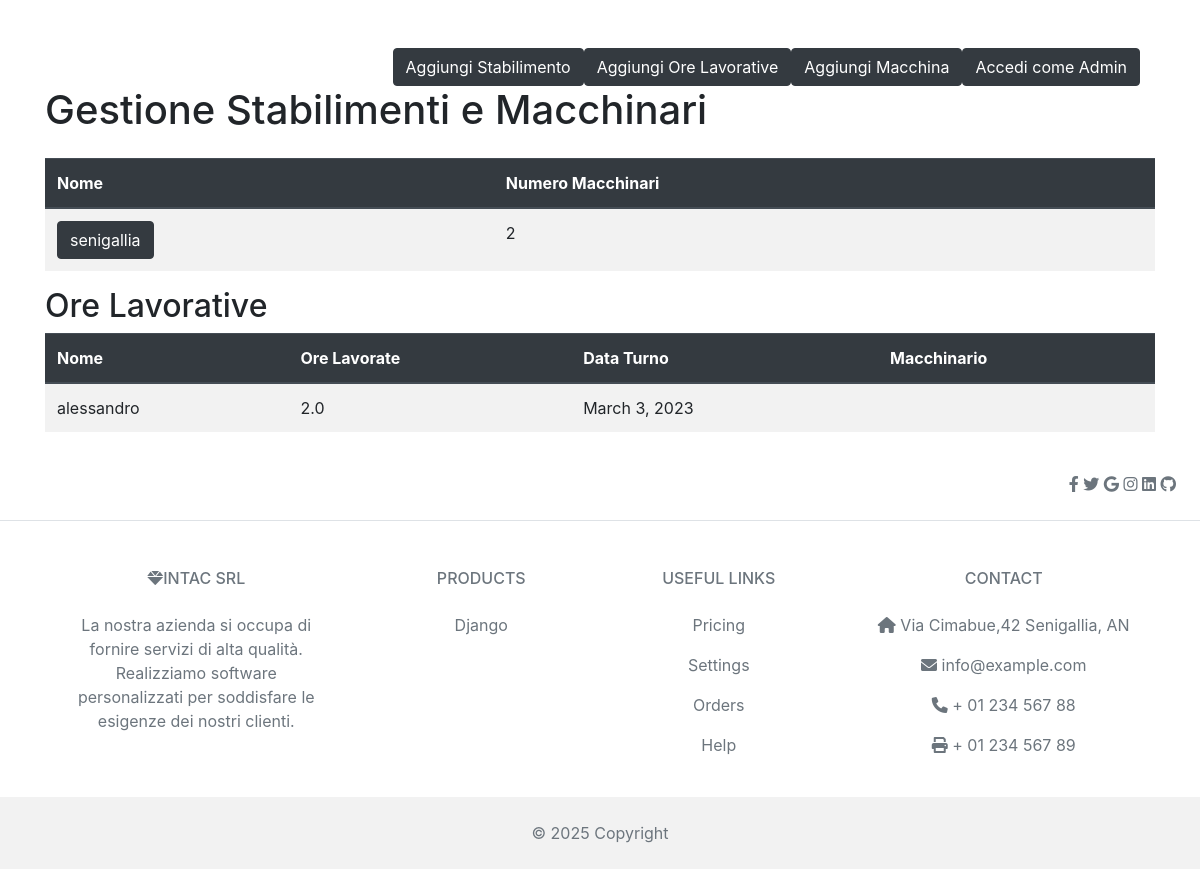
The app's page /, older data.
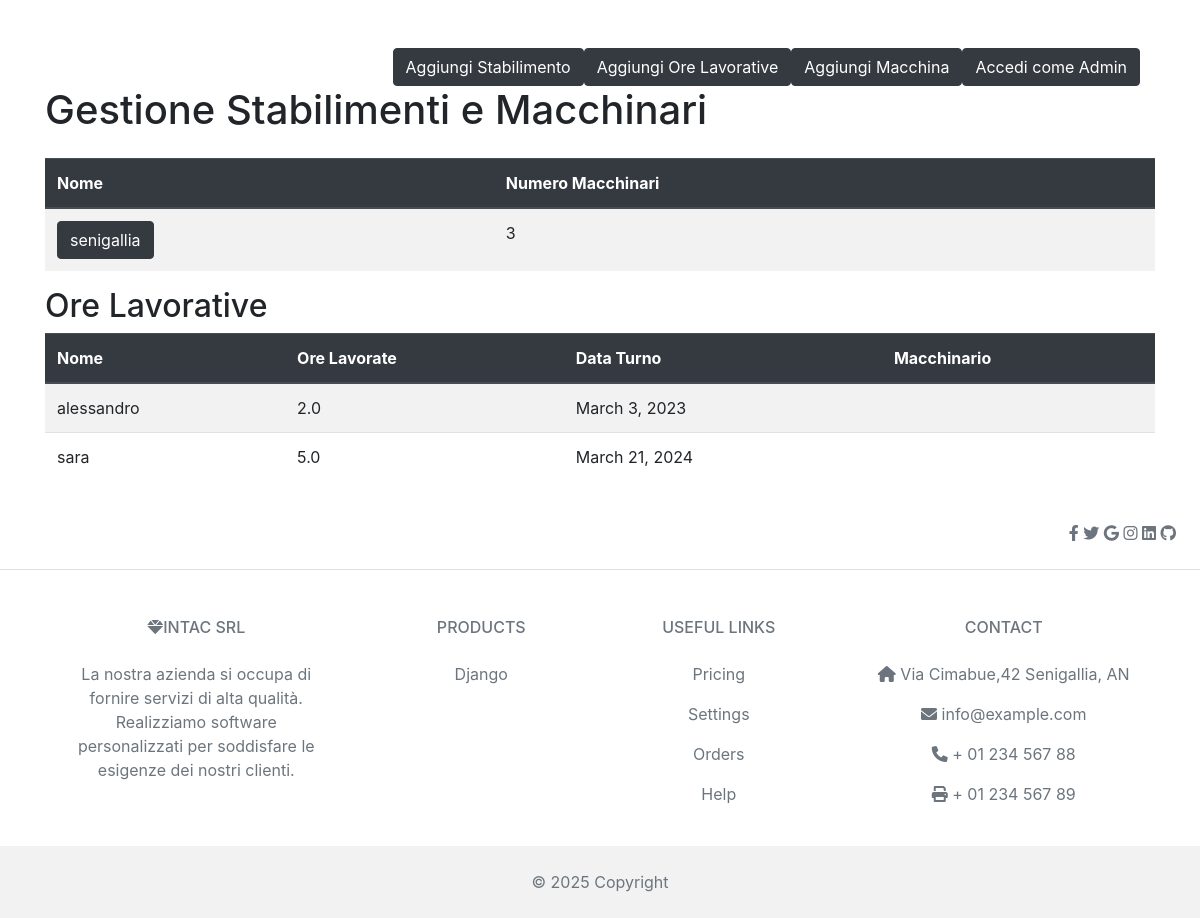
The same page, newer data.
### gestione/models.py (models this page shows, shortened)
class Stabilimento(models.Model):
      nome = models.CharField(max_length=100)
      descrizione = models.TextField()

class WorkHour(models.Model):
    employee_name = models.CharField(max_length=100)
    date = models.DateField()
    hours_worked = models.DecimalField(max_digits=5, decimal_places=1)
    macchinario_turno = models.ForeignKey(Macchinario,related_name='macchinario_turno', on_delete=models.CASCADE)

### gestione/views.py (the view)
# urls.py: path('',home, name='home'),
def home(request):
    stabilimento = Stabilimento.objects.annotate(numero_macchinari=Count('macchinario'))
    macchine = Macchinario.objects.all()
    workhour = WorkHour.objects.all()
    macchine_stabilimenti = Stabilimento.objects.all().prefetch_related('macchinario')# segue la chiave esterna
    macchine_stabilimenti = {
        'macchine_stabilimenti': macchine_stabilimenti ,
    }
    stabilimenti_dict = [{
        'nome': stab.nome,
        'numero_macchinari': stab.numero_macchinari,
    } for stab in stabilimento]
    content = {
        'stabilimento': stabilimento,
        'macchine': macchine,
        'workhour': workhour,
        'stabilimenti_dict': stabilimenti_dict,
        'macchine_stabilimenti ': macchine_stabilimenti ,
    }
    return render(request, 'gestione/home.html', {'content': content})

### gestione/templates/gestione/home.html (shortened to what this page needs)
{% extends 'gestione/base.html' %}
{% block content %}
<div class="container mt-5">
    <div class="container-fluid h-100 d-flex justify-content-end align-items-start">
        <a href="{% url 'aggiungi_stab' %}" class="btn btn-dark">Aggiungi Stabilimento</a>
        <a href="{% url 'record_work_hours' %}" class="btn btn-dark">Aggiungi Ore Lavorative</a>
        <a href="{% url 'aggiungi_macchina' %}" class="btn btn-dark">Aggiungi Macchina</a>
        <a href="{% url 'admin:index' %}" class="btn btn-dark">Accedi come Admin</a>
    </div>
    <h1 class="mb-4">Gestione Stabilimenti e Macchinari</h1>
    <table id="tabella_stabilimenti" class="table table-striped table-hover" style="width:100%">
        <thead class="thead-dark">
            <tr>
                <th>Nome</th>
                <th>Numero Macchinari</th>
            </tr>
        </thead>
        <tbody>
            {% for stabilimento in content.stabilimenti_dict %}
                <tr>
                    <td>
                        <a href="{% url 'filtra_stab' stabilimento.nome %}" class="btn btn-dark">
                            {{ stabilimento.nome }}
                        </a>
                    </td>
                    <td>{{ stabilimento.numero_macchinari }}</td>
                </tr>
            {% empty %}
                <tr>
                    <td colspan="2">Nessuno stabilimento trovato.</td>
                </tr>
            {% endfor %}
        </tbody>
    </table>
    <h2>Ore Lavorative</h2>
    <table id="tabella_ore_lavorative" class="table table-striped table-hover">
        <thead class="thead-dark">
            <tr>
                <th>Nome</th>
                <th>Ore Lavorate</th>
                <th>Data Turno</th>
                <th>Macchinario</th>
            </tr>
        </thead>
        <tbody>
            {% for workhour in content.workhour %}
                <tr>
                    <td>{{ workhour.employee_name }}</td>
                    <td>{{ workhour.hours_worked }}</td>
                    <td>{{ workhour.date }}</td>
                    <td>{{ workhour.macchinario_turno }}</td>
                </tr>
            {% empty %}
                <tr>
                    <td colspan="4">Nessun turno trovato.</td>
                </tr>
            {% endfor %}
        </tbody>
    </table>
</div>
{% endblock %}

Row changes from the older to the newer data that the page shows:
added WorkHour: employee_name "sara", hours_worked "5.0", date "March 21, 2024"
Text that changed along with them:
new list line: "senigallia"
new list line: "3"
list line gone: "senigallia"
list line gone: "2"
